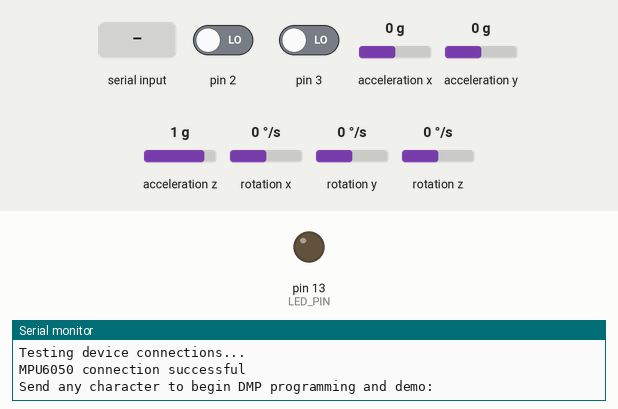
This sketch was run on a simulated Arduino Uno, built with avr-gcc and run on an emulated ATmega328P. Parts: output pins drawn as LEDs (lit = HIGH), the last lines printed to the serial monitor. Dashed ring = blinking. The inputs (shaded band) are chosen by the test bench; at power-on: acceleration y 0 g, pin 3 LOW, acceleration x 0 g, acceleration z 1 g, rotation z 0 °/s, pin 2 LOW, rotation x 0 °/s, rotation y 0 °/s. The sensor or clock chip raises its interrupt line as the real part does.

Above: at 0.9 s.
1.0 s: "1\n" received over Serial
At 1.73 s:
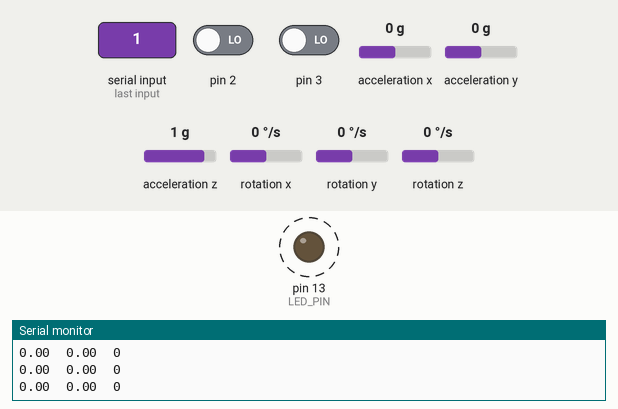
4.0 s: acceleration y set to -1.4 g
7.0 s: pin 3 driven HIGH
At 7.67 s:
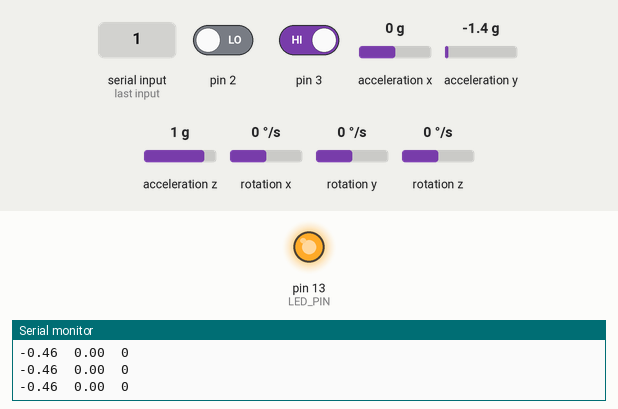
10.0 s: acceleration x set to -1.4 g
13.0 s: acceleration z set to -1.4 g
16.0 s: rotation z set to -192 °/s
Timing chart, 0 to 20.0 s (numbered marks = the images above; inputs shaded):
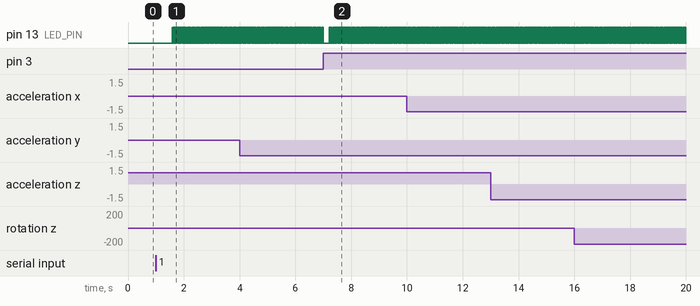

Measured:
- after the input at 1.0 s, pin 13 (LED_PIN): alternates HIGH for 0.02 s and LOW for 0.02 s, starting after 0.58 s

The sketch:

Project.ino
```cpp
// I2Cdev and MPU6050 must be installed as libraries, or else the .cpp/.h files
// for both classes must be in the include path of your project
#include "I2Cdev.h"

#include "MPU6050_6Axis_MotionApps20.h"
//#include "MPU6050.h" // not necessary if using MotionApps include file

// Arduino Wire library is required if I2Cdev I2CDEV_ARDUINO_WIRE implementation
// is used in I2Cdev.h
#if I2CDEV_IMPLEMENTATION == I2CDEV_ARDUINO_WIRE
    #include "Wire.h"
#endif

// class default I2C address is 0x68
// specific I2C addresses may be passed as a parameter here
// AD0 low = 0x68 (default for SparkFun breakout and InvenSense evaluation board)
// AD0 high = 0x69
MPU6050 mpu;
//MPU6050 mpu(0x69); // <-- use for AD0 high

//*********** PID variables******************

 float previous_error = 0;
 float derivative = 0;
 float integral = 0;
 float measured_value = 0;
 float output = 0;
 float dt = 0.000001;
 float previous_error1 = 0;
 float derivative1 = 0;
 float integral1 = 0;
 float measured_value1 = 0;
 float output1 = 0;
 //float dt = 0.000001;
 float Kp = 0.001;
 float Ki = 0.0;
 float Kd = 0;

 float error;
 float error1;


  double x = 0;
  double y = 0;
  double x_prev = 0;
  double y_prev = 0;
  double set_x = 0;
  double set_y = 0;


// uncomment "OUTPUT_READABLE_QUATERNION" if you want to see the actual
// quaternion components in a [w, x, y, z] format (not best for parsing
// on a remote host such as Processing or something though)
#define OUTPUT_READABLE_QUATERNION

// uncomment "OUTPUT_READABLE_EULER" if you want to see Euler angles
// (in degrees) calculated from the quaternions coming from the FIFO.
// Note that Euler angles suffer from gimbal lock (for more info, see
// http://en.wikipedia.org/wiki/Gimbal_lock)
//#define OUTPUT_READABLE_EULER

// uncomment "OUTPUT_READABLE_YAWPITCHROLL" if you want to see the yaw/
// pitch/roll angles (in degrees) calculated from the quaternions coming
// from the FIFO. Note this also requires gravity vector calculations.
// Also note that yaw/pitch/roll angles suffer from gimbal lock (for
// more info, see: http://en.wikipedia.org/wiki/Gimbal_lock)
//#define OUTPUT_READABLE_YAWPITCHROLL

// uncomment "OUTPUT_READABLE_REALACCEL" if you want to see acceleration
// components with gravity removed. This acceleration reference frame is
// not compensated for orientation, so +X is always +X according to the
// sensor, just without the effects of gravity. If you want acceleration
// compensated for orientation, us OUTPUT_READABLE_WORLDACCEL instead.
//#define OUTPUT_READABLE_REALACCEL

// uncomment "OUTPUT_READABLE_WORLDACCEL" if you want to see acceleration
// components with gravity removed and adjusted for the world frame of
// reference (yaw is relative to initial orientation, since no magnetometer
// is present in this case). Could be quite handy in some cases.
//#define OUTPUT_READABLE_WORLDACCEL

// uncomment "OUTPUT_TEAPOT" if you want output that matches the
// format used for the InvenSense teapot demo
//#define OUTPUT_TEAPOT


// ================================================================
// ===   Interrupt function when SHOOT button is pressed     ===
// ================================================================

bool shootflag = 0;
bool shoot = 0;

void Shoot(){
  shootflag = 1;
}

#define LED_PIN 13 // (Arduino is 13, Teensy is 11, Teensy++ is 6)
bool blinkState = false;

// MPU control/status vars
bool dmpReady = false;  // set true if DMP init was successful
uint8_t mpuIntStatus;   // holds actual interrupt status byte from MPU
uint8_t devStatus;      // return status after each device operation (0 = success, !0 = error)
uint16_t packetSize;    // expected DMP packet size (default is 42 bytes)
uint16_t fifoCount;     // count of all bytes currently in FIFO
uint8_t fifoBuffer[64]; // FIFO storage buffer

// orientation/motion vars
Quaternion q;           // [w, x, y, z]         quaternion container
Quaternion q1;
Quaternion q2;
VectorInt16 aa;         // [x, y, z]            accel sensor measurements
VectorInt16 aaReal;     // [x, y, z]            gravity-free accel sensor measurements
VectorInt16 aaWorld;    // [x, y, z]            world-frame accel sensor measurements
VectorFloat gravity;    // [x, y, z]            gravity vector
float euler[3];         // [psi, theta, phi]    Euler angle container
float ypr[3];           // [yaw, pitch, roll]   yaw/pitch/roll container and gravity vector

// packet structure for InvenSense teapot demo
uint8_t teapotPacket[14] = { '$', 0x02, 0,0, 0,0, 0,0, 0,0, 0x00, 0x00, '\r', '\n' };


// ================================================================
// ===               INTERRUPT DETECTION ROUTINE                ===
// ================================================================

volatile bool mpuInterrupt = false;     // indicates whether MPU interrupt pin has gone high
void dmpDataReady() {
    mpuInterrupt = true;
}


// ================================================================
// ===                      INITIAL SETUP                       ===
// ================================================================

void setup() {

    pinMode(3, INPUT);
    attachInterrupt(digitalPinToInterrupt(3), Shoot, RISING);


    // join I2C bus (I2Cdev library doesn't do this automatically)
    #if I2CDEV_IMPLEMENTATION == I2CDEV_ARDUINO_WIRE
        Wire.begin();
        TWBR = 24; // 400kHz I2C clock (200kHz if CPU is 8MHz)
    #elif I2CDEV_IMPLEMENTATION == I2CDEV_BUILTIN_FASTWIRE
        Fastwire::setup(400, true);
    #endif

    // initialize serial communication

    Serial.begin(9600);
    while (!Serial); // wait for Leonardo enumeration, others continue immediately

    // NOTE: 8MHz or slower host processors, like the Teensy @ 3.3v or Ardunio
    // Pro Mini running at 3.3v, cannot handle this baud rate reliably due to
    // the baud timing being too misaligned with processor ticks. You must use
    // 38400 or slower in these cases, or use some kind of external separate
    // crystal solution for the UART timer.

    // initialize device
    Serial.println(F("Initializing I2C devices..."));
    mpu.initialize();

    // verify connection
    Serial.println(F("Testing device connections..."));
    Serial.println(mpu.testConnection() ? F("MPU6050 connection successful") : F("MPU6050 connection failed"));

    // wait for ready
    Serial.println(F("\nSend any character to begin DMP programming and demo: "));
    while (Serial.available() && Serial.read()); // empty buffer
    while (!Serial.available());                 // wait for data
    while (Serial.available() && Serial.read()); // empty buffer again

    // load and configure the DMP
    Serial.println(F("Initializing DMP..."));
    devStatus = mpu.dmpInitialize();

    // supply your own gyro offsets here, scaled for min sensitivity
    mpu.setXGyroOffset(220);
    mpu.setYGyroOffset(76);
    mpu.setZGyroOffset(-85);
    mpu.setZAccelOffset(1788); // 1688 factory default for my test chip

    // make sure it worked (returns 0 if so)
    if (devStatus == 0) {
        // turn on the DMP, now that it's ready
        Serial.println(F("Enabling DMP..."));
        mpu.setDMPEnabled(true);

        // enable Arduino interrupt detection
        Serial.println(F("Enabling interrupt detection (Arduino external interrupt 0)..."));
        attachInterrupt(0, dmpDataReady, RISING);
        mpuIntStatus = mpu.getIntStatus();

        // set our DMP Ready flag so the main loop() function knows it's okay to use it
        Serial.println(F("DMP ready! Waiting for first interrupt..."));
        dmpReady = true;

        // get expected DMP packet size for later comparison
        packetSize = mpu.dmpGetFIFOPacketSize();
    } else {
        // ERROR!
        // 1 = initial memory load failed
        // 2 = DMP configuration updates failed
        // (if it's going to break, usually the code will be 1)
        Serial.print(F("DMP Initialization failed (code "));
        Serial.print(devStatus);
        Serial.println(F(")"));
    }

    // configure LED for output
    pinMode(LED_PIN, OUTPUT);
}


// ================================================================
// ===                    MAIN PROGRAM LOOP                     ===
// ================================================================

void loop() {

  if (shootflag == 1){
    //Serial.println("0xFF");
    delay(200);
    shoot = 1;
    shootflag = 0;
    }

    // if programming failed, don't try to do anything
    if (!dmpReady) return;

    // wait for MPU interrupt or extra packet(s) available
    while (!mpuInterrupt && fifoCount < packetSize) {
        // other program behavior stuff here
        // .
        // .
        // .
        // if you are really paranoid you can frequently test in between other
        // stuff to see if mpuInterrupt is true, and if so, "break;" from the
        // while() loop to immediately process the MPU data
        // .
        // .
        // .
    }

    // reset interrupt flag and get INT_STATUS byte
    mpuInterrupt = false;
    mpuIntStatus = mpu.getIntStatus();

    // get current FIFO count
    fifoCount = mpu.getFIFOCount();

    // check for overflow (this should never happen unless our code is too inefficient)
    if ((mpuIntStatus & 0x10) || fifoCount == 1024) {
        // reset so we can continue cleanly
        mpu.resetFIFO();
        //Serial.println(F("FIFO overflow!"));

    // otherwise, check for DMP data ready interrupt (this should happen frequently)
    } else if (mpuIntStatus & 0x02) {
        // wait for correct available data length, should be a VERY short wait
        while (fifoCount < packetSize) fifoCount = mpu.getFIFOCount();

        // read a packet from FIFO
        mpu.getFIFOBytes(fifoBuffer, packetSize);

        // track FIFO count here in case there is > 1 packet available
        // (this lets us immediately read more without waiting for an interrupt)
        fifoCount -= packetSize;

        #ifdef OUTPUT_READABLE_QUATERNION
            // display quaternion values in easy matrix form: w x y z
            mpu.dmpGetQuaternion(&q, fifoBuffer);
            mpu.dmpGetQuaternion(&q1, fifoBuffer);
            mpu.dmpGetQuaternion(&q2, fifoBuffer);
            //Serial.print("quat\t");
            //Serial.print(q.w);
            //Serial.print("\t");


            set_x = (q.x + q1.x + q2.x)/3;
            set_y = (q.z + q1.z + q2.z)/3;
            measured_value = y_prev;
            measured_value1 = x_prev;

            error = set_y - measured_value;
            integral = integral + error*dt;
            derivative = (error - previous_error)/dt;
            output = Kp*error + Ki*integral + Kd*derivative;
            y = set_y + output;

            //Serial.println(ynew);

            error1 = set_x - measured_value1;
            integral1 = integral1 + error1*dt;
            derivative1 = (error1 - previous_error1)/dt;
            output1 = Kp*error1 + Ki*integral1 + Kd*derivative1;
            x = set_x + output1;


            Serial.print(x);
            Serial.print("\t");
            //Serial.print(q.y);
            //Serial.print("\t");

            Serial.print(y);
            Serial.print("\t");

             if (shoot == 0){
                Serial.println(shoot);

                }

              else{

                Serial.println(shoot);
                shoot = 0;
                }

            previous_error = error;
            previous_error1 = error1;
            y_prev = y;
            x_prev = x;

        #endif

        #ifdef OUTPUT_READABLE_EULER
            // display Euler angles in degrees
            mpu.dmpGetQuaternion(&q, fifoBuffer);
            mpu.dmpGetEuler(euler, &q);
            Serial.print("euler\t");
            Serial.print(euler[0] * 180/M_PI);
            Serial.print("\t");
            Serial.print(euler[1] * 180/M_PI);
            Serial.print("\t");
            Serial.println(euler[2] * 180/M_PI);
        #endif

        #ifdef OUTPUT_READABLE_YAWPITCHROLL
            // display Euler angles in degrees
            mpu.dmpGetQuaternion(&q, fifoBuffer);
            mpu.dmpGetGravity(&gravity, &q);
            mpu.dmpGetYawPitchRoll(ypr, &q, &gravity);
            Serial.print("ypr\t");
            Serial.print(ypr[0] * 180/M_PI);
            Serial.print("\t");
            Serial.print(ypr[1] * 180/M_PI);
            Serial.print("\t");
            Serial.println(ypr[2] * 180/M_PI);
        #endif

        #ifdef OUTPUT_READABLE_REALACCEL
            // display real acceleration, adjusted to remove gravity
            mpu.dmpGetQuaternion(&q, fifoBuffer);
            mpu.dmpGetAccel(&aa, fifoBuffer);
            mpu.dmpGetGravity(&gravity, &q);
            mpu.dmpGetLinearAccel(&aaReal, &aa, &gravity);
            Serial.print("areal\t");
            Serial.print(aaReal.x);
            Serial.print("\t");
            Serial.print(aaReal.y);
            Serial.print("\t");
            Serial.println(aaReal.z);
        #endif

        #ifdef OUTPUT_READABLE_WORLDACCEL
            // display initial world-frame acceleration, adjusted to remove gravity
            // and rotated based on known orientation from quaternion
            mpu.dmpGetQuaternion(&q, fifoBuffer);
            mpu.dmpGetAccel(&aa, fifoBuffer);
            mpu.dmpGetGravity(&gravity, &q);
            mpu.dmpGetLinearAccel(&aaReal, &aa, &gravity);
            mpu.dmpGetLinearAccelInWorld(&aaWorld, &aaReal, &q);
            Serial.print("aworld\t");
            Serial.print(aaWorld.x);
            Serial.print("\t");
            Serial.print(aaWorld.y);
            Serial.print("\t");
            Serial.println(aaWorld.z);
        #endif


        // blink LED to indicate activity
        blinkState = !blinkState;
        digitalWrite(LED_PIN, blinkState);
    }
}
```
